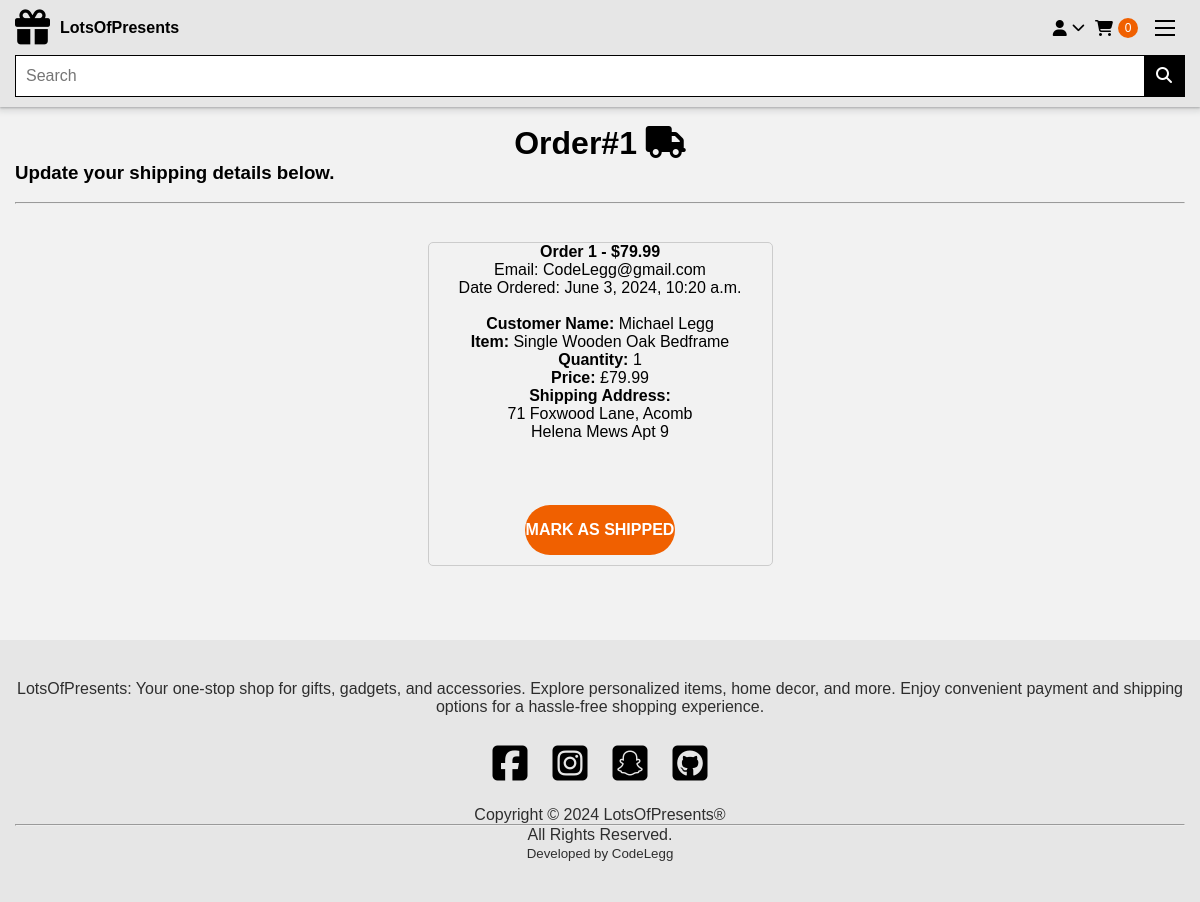
The page /payment/orders/1 (signed in) on the database as committed earlier.
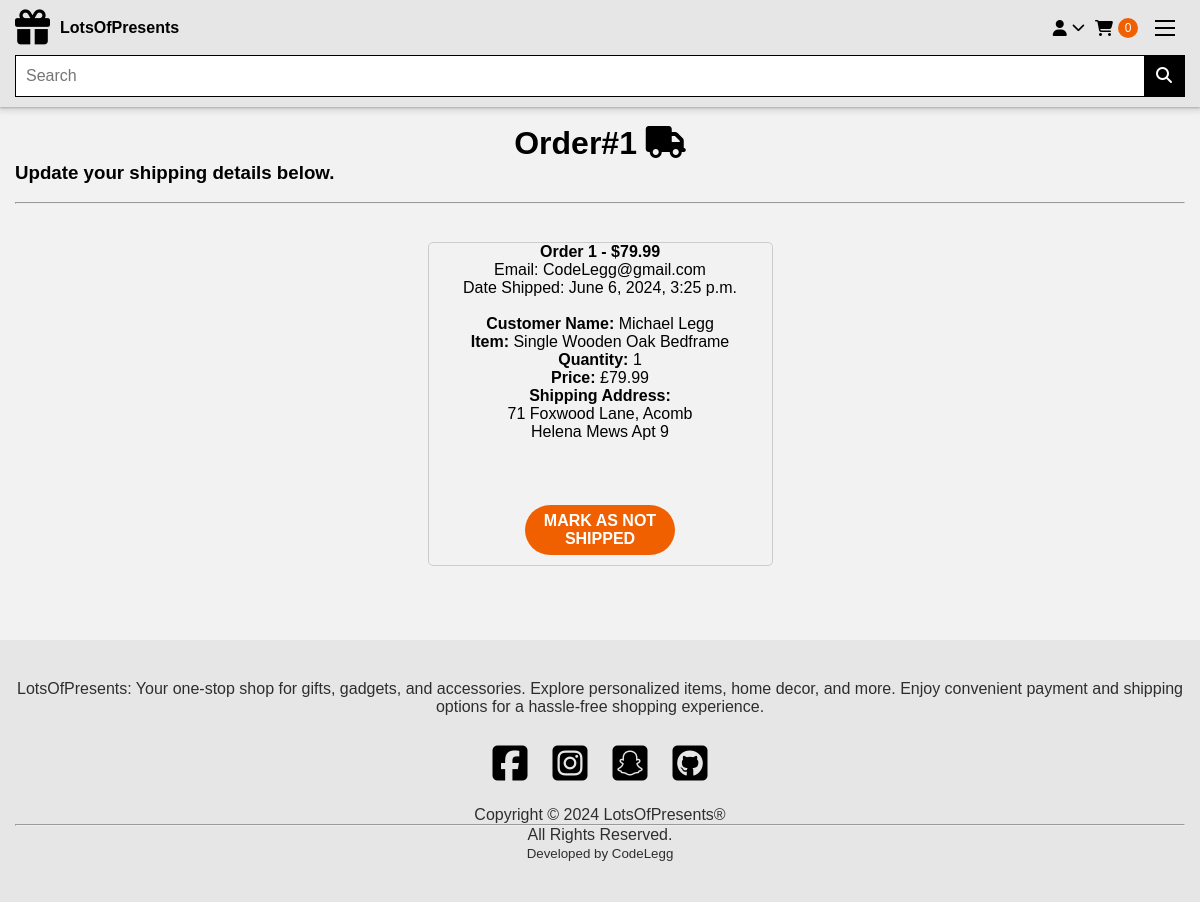
The same page on the database as committed later.
### payment/models.py (models this page shows, shortened)
class Order(models.Model):
    user = models.ForeignKey(User, on_delete=models.CASCADE, null=True, blank=True)
    full_name = models.CharField(max_length=250)
    email = models.EmailField(max_length=250)
    shipping_address = models.TextField(max_length=15000)
    amount_paid = models.DecimalField(max_digits=7, decimal_places=2)
    date_ordered = models.DateTimeField(auto_now_add=True)
    shipped = models.BooleanField(default=False)
    date_shipped = models.DateTimeField(blank=True, null=True)

### payment/views.py (the view, shortened to what this page needs)
# urls.py: path('orders/<int:pk>', views.orders, name='orders'),
def orders(request, pk):
	if request.user.is_authenticated:
		order = Order.objects.get(id=pk)
		items = OrderItem.objects.filter(order=pk)
		return render(request, 'payment/orders.html', {"order":order, "items":items})
	else:
		messages.success(request, "Access Denied")
		return redirect('home')

### cart/cart.py (called while the page is built)
    def __len__(self):
        return len(self.cart)

### cart/context_proccessors.py (called while the page is built)
def cart(request):
    return {'cart': Cart(request)}

### store/models.py (called while the page is built)
    def __str__(self):
        return self.name

### payment/templates/payment/orders.html (shortened to what this page needs)
{% extends 'base.html' %}
{% block content %}
<div class="container">
    <div class="row">
  <br>
  <h1 class="account-title">Order#{{ order.id}} <i class="fa-solid fa-truck"></i></h1>
  <h3>Update your shipping details below.</h3>
  <br>
  <hr>
  <br>
        <center>
            <div class="">
                <div class="card">
                    <div class="card-header">
                        <strong>Order {{ order.id}} - ${{order.amount_paid}}</strong>
                    </div>
                    <div class="card-body">
                        Email: {{ order.email}}<br />
                        {% if order.date_shipped %}
                        Date Shipped: {{ order.date_shipped}}
                        {% else %}
                        Date Ordered: {{ order.date_ordered}}
                        {% endif %}
                        <br /><br />
                        <strong>Customer Name:</strong>
                        {{ order.full_name }}<br />
                        {% for item in items %}
                        <ul>
                            <li> <strong>Item:</strong> {{ item.product }}</li>
                            <li><strong>Quantity:</strong> {{ item.quantity }}</li>
                            <li><strong>Price:</strong> £{{ item.price }}</li>
                        </ul> <strong>Shipping Address:</strong>
                        <pre>{{ order.shipping_address }}</pre><br />
                        {% endfor %}
                        <br /><br />
                        {% if not order.shipped %}
                        <form method="POST">
                            <button type="Submit" class="btn btn-success">Mark As Shipped</button>
                            {% else %}
                            <form method="POST">
                                <button type="Submit" class="btn btn-danger">Mark As Not Shipped</button>
                                {% endif %}
                    </div>
                </div>
                <br />
                <br /><br />
            </div>
        </center>
    </div>
</div>
{% endblock %}

Rows that differ between the two databases and show on the page:
changed Order "CodeLegg@gmail.com": date_shipped (not shown) → "June 6, 2024, 3:25 p.m."; shipped False → True (drawn); date_ordered "June 3, 2024, 10:20 a.m." → (not shown)
Other text that changed with them:
text no longer shown: "Date Ordered: MARK AS SHIPPED"
text now shown: "Date Shipped: MARK AS NOT SHIPPED"
